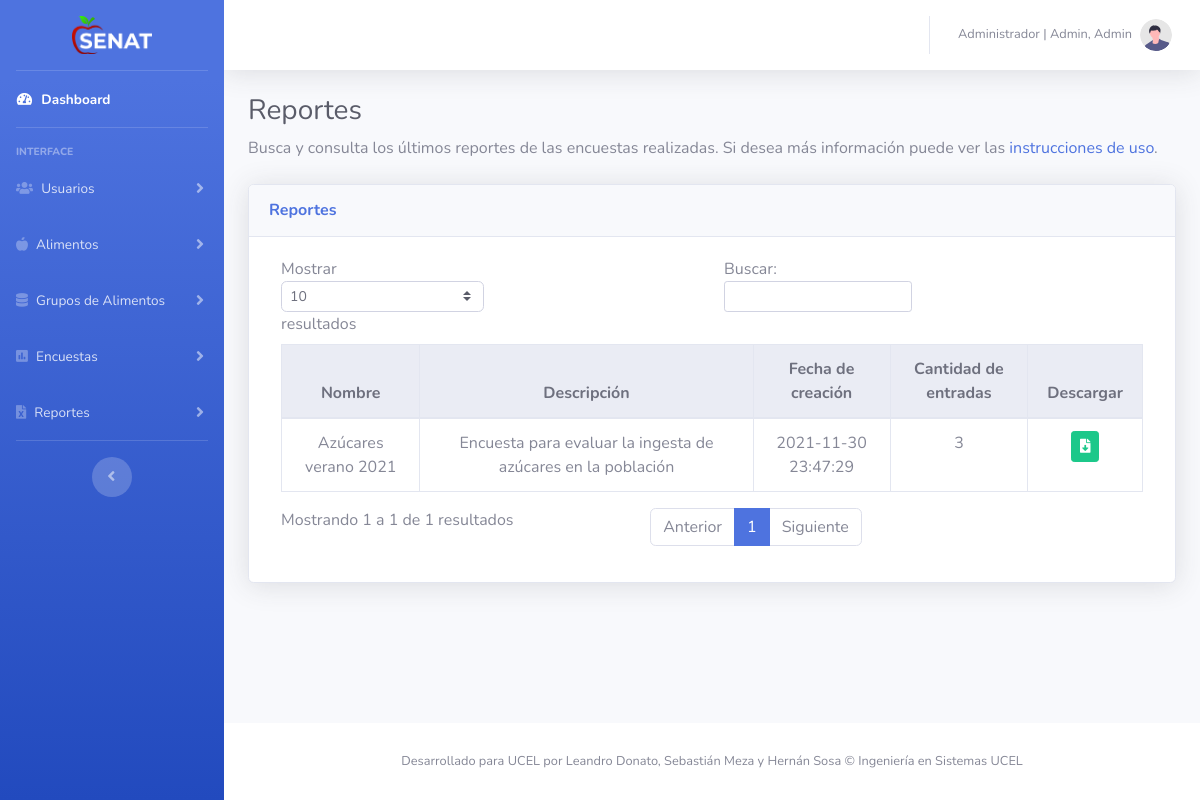
/assets/pages/Reportes/gestionReportes.php (signed in), run on the app's committed database.
### tables this page shows
CREATE TABLE `usuario` (
  `idusuario` int(11) NOT NULL,
  `dni` varchar(200) NOT NULL,
  `clave` varchar(200) NOT NULL,
  `nombre` varchar(200) NOT NULL,
  `apellido` varchar(200) NOT NULL,
  `rol` varchar(200) NOT NULL,
  `correo` varchar(200) NOT NULL,
  `foto` varchar(200) NOT NULL,
  `estado` int(1) NOT NULL
);

CREATE TABLE `encuesta` (
  `idencuesta` int(11) NOT NULL,
  `idusuario` int(11) NOT NULL,
  `nombre` varchar(100) NOT NULL,
  `descripcion` varchar(300) NOT NULL,
  `estado` int(11) NOT NULL,
  `fechacreacion` datetime NOT NULL,
  `fechaumod` datetime NOT NULL
);

### assets/pages/Reportes/gestionReportes.php (the view, shortened to what this page needs)
<?php
include("../../../includes/conectar.php");
include("../../../utils/menu.php");
include("../../../utils/navbar.php");
include("../../../utils/footer.php");
?>
<!DOCTYPE html>
<html lang="es">
<head>
  <link href="../../../vendor/fontawesome-free/css/all.min.css" rel="stylesheet" type="text/css">
  <link href="../../../css/sb-admin-2.min.css" rel="stylesheet">
  <link href="../../../css/estilos.css" rel="stylesheet">
</head>
<body id="page-top">
  <div id="wrapper">
    <?php
    echo $menuGrupoDeAlimentos;
    ?>
    <div id="content-wrapper" class="d-flex flex-column">
      <div id="content">
        <?php
        echo $navbar;
        ?>
        <div class="container-fluid">
          <h1 class="h3 mb-2 text-gray-800">Reportes</h1>
          <p class="mb-4">Busca y consulta los últimos reportes de las encuestas realizadas. Si desea más información
            puede
            ver las <a target="_blank" href="#">instrucciones de uso</a>.</p>
          <div class="card shadow mb-4">
            <div class="card-header py-3">
              <h6 class="m-0 font-weight-bold text-primary">Reportes</h6>
            </div>
            <div class="card-body">
              <div class="table-responsive">
                <table class="table table-bordered" id="dataTableAlimentos" width="100%" cellspacing="0">
                  <thead class="thead-light">
                    <tr>
                      <th class="text-center">Nombre</th>
                      <th class="text-center">Descripción</th>
                      <th class="text-center">Fecha de creación</th>
                      <th class="text-center">Cantidad de entradas</th>
                      <th class="text-center">Descargar</th>
                    </tr>
                  </thead>
                  <tbody>
                    <?php
                    $queryEncuentasFinalizadas = mysqli_query($conect, "SELECT * FROM encuesta WHERE estado=2");
                    if (mysqli_num_rows($queryEncuentasFinalizadas) != 0) {
                      while ($dbEncFin = $queryEncuentasFinalizadas->fetch_assoc()) {
                        $dbEncFinS[] = $dbEncFin;
                      }
                      foreach ($dbEncFinS as $dbEncFin) {
                        $idEncFin = $dbEncFin['idencuesta'];
                        $queryRep = mysqli_query($conect, "SELECT * FROM encuestado WHERE idencuesta='$idEncFin'");
                        $contResp = mysqli_num_rows($queryRep);
                        echo '
                    <tr>
                      <td class="text-center">' . $dbEncFin['nombre'] . '</td>
                      <td class="text-center">' . $dbEncFin['descripcion'] . '</td>
                      <td class="text-center">' . $dbEncFin['fechacreacion'] . '</td>
                      <td class="text-center">' . $contResp . '</td>
                      <td class="text-center">
                        <a class="btn btn-success btn-sm" href="reporte.php?imprimirReporte=' . $idEncFin . '" role="button"><i class="fas fa-file-download"></i></a>
                      </td>
                    </tr>
                  ';
                      }
                    }
                    ?>
                  </tbody>
                </table>
              </div>
            </div>
          </div>
        </div>
      </div>
      <?php
      echo $footer;
      ?>
    </div>
  </div>
</body>
</html>

### utils/navbar.php (shortened to what this page needs)
<?php
$u=$_SESSION['user'];
$c=mysqli_query($conect, "SELECT * FROM usuario WHERE dni='$u'");
$a=mysqli_fetch_assoc($c);
if($a['rol']==1){
  $rol='Administrador';
}else{
  $rol='Nutricionista';
}
if($a['foto']==''){
  $foto='undraw_profile.svg';
}else{
  $foto=$a['dni'].'.jpg';
}
$navbar='
<nav class="navbar navbar-expand navbar-light bg-white topbar mb-4 static-top shadow">
  <button id="sidebarToggleTop" class="btn btn-link d-md-none rounded-circle mr-3">
    <i class="fa fa-bars"></i>
  </button>
  <ul class="navbar-nav ml-auto">
    <div class="topbar-divider d-none d-sm-block"></div>
    <li class="nav-item dropdown no-arrow">
      <a class="nav-link dropdown-toggle" href="#" id="userDropdown" role="button" data-toggle="dropdown"
        aria-haspopup="true" aria-expanded="false">
        <span class="mr-2 d-none d-lg-inline text-gray-600 small">'.$rol.' | '.$a['apellido'].', '.$a['nombre'].'</span>
        <img class="img-profile rounded-circle" src="../../img/ImgUsuarios/'.$foto.'">
        </a>
      <div class="dropdown-menu dropdown-menu-right shadow animated--grow-in" aria-labelledby="userDropdown">
        <a class="dropdown-item" href="#" data-toggle="modal" data-target="#logoutModal">
          <i class="fas fa-sign-out-alt fa-sm fa-fw mr-2 text-gray-400"></i>
          Cerrar sesión
        </a>
      </div>
    </li>
  </ul>
</nav>
';
?>

### css/estilos.css (style rules this page uses)
p { margin: 0; }

### data on the page
usuario: rol "Administrador", apellido "Admin", nombre "Admin"
encuesta: nombre "Azúcares verano 2021", descripcion "Encuesta para evaluar la ingesta de azúcares en la población", fechacreacion "2021-11-30 23:47:29", contResp "3"
